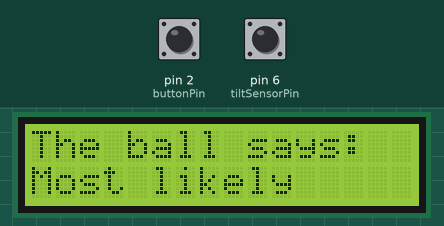
Recording of a sketch running on a simulated Arduino Uno, built with avr-gcc and run on an emulated ATmega328P. Shown: 16×2 character LCD. Inputs (shaded band) come from the test bench; at power-on: pin 2 (buttonPin) HIGH, pin 6 (tiltSensorPin) HIGH. Random numbers use the default seed unless the sketch sets one.

Above: at 1.2 s.
1.3 s: pin 2 (buttonPin) pulled LOW for 0.15 s
At 1.7 s:
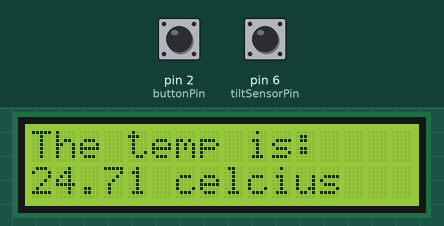
3.3 s: pin 6 (tiltSensorPin) driven LOW
At 4.5 s:
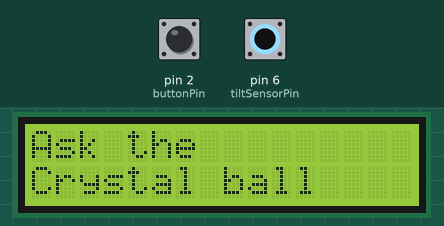
4.8 s: pin 6 (tiltSensorPin) driven HIGH
At 5.6 s:
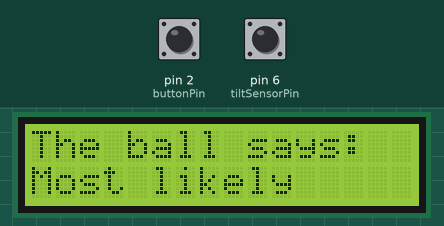
6.3 s: pin 6 (tiltSensorPin) pulsed LOW 5 times (0.12 s each, 0.3 s apart)
At 6.51 s:
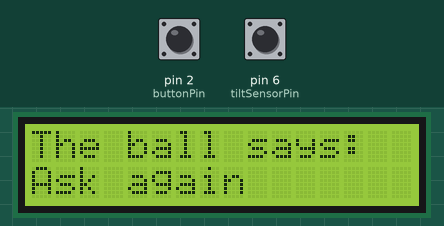
9.3 s: pin 6 (tiltSensorPin) pulsed LOW 2 times (0.12 s each, 0.3 s apart)
At 10.0 s:
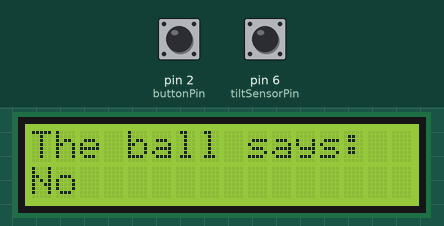
Timing chart, 0 to 12.3 s (numbered marks = the images above; inputs shaded):
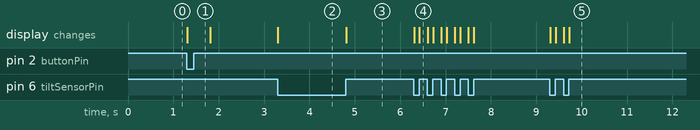

Measured:
- after the input at 1.3 s, the display: changes at once (image 1)
- after the input at 3.3 s, the display: changes at once (image 2)
- after the input at 4.8 s, the display: changes at once (image 3)
- after the input at 6.3 s, the display: first changes at once (image 4 shows a later state)
- after the input at 9.3 s, the display: first changes at once (image 5 shows a later state)

The sketch:

harjoitus_5_2.ino
```cpp
#include <LiquidCrystal.h>
int lcdColumns = 16;
int lcdRows = 2;

int buttonPin = 2;
int tempSensorPin = A0;
int tiltSensorPin = 6;
int reply = random(8);
volatile boolean buttonPressed = false;
boolean tiltSensorCurrentState;
boolean tiltSensorBasicState;
boolean startingStateIsActive = false;
boolean askingStateIsActive = false;

LiquidCrystal lcd(12, 11, 5, 4, 3, 7);

void setup()
{
  lcd.begin(lcdColumns, lcdRows);
  attachInterrupt(digitalPinToInterrupt(buttonPin), buttonInterrupt, FALLING);
  // for debugging
  Serial.begin(9600);
}

void loop()
{
  if (buttonPressed)
  {
    // Get the value, convert it and print it
    float temperature = ((5 * measureAdc() / 1024.0) - 0.5) * 100;
    printTemperature(temperature);
    buttonPressed = false;
  }

  // Check if sensor is on the original value
  if (tiltSensorCurrentState == tiltSensorBasicState)
  {
    if (!startingStateIsActive)
    {
      startingState();
    }
    reply = random(8);
  }
  // read the tilt sensor
  tiltSensorCurrentState = digitalRead(tiltSensorPin);
  if (tiltSensorCurrentState != tiltSensorBasicState)
  {
    if (!askingStateIsActive)
    {
      crystalBallSaysWhat(reply);
    }
    startingStateIsActive = false;
  }

}

// Prints out the standard promt
void startingState()
{
  lcd.clear();
  lcd.print("Ask the");
  lcd.setCursor(0, 1);
  lcd.print("Crystal ball");
  lcd.setCursor(0, 0);
  startingStateIsActive = true;
  askingStateIsActive = false;
}

// Prints out an answer
void crystalBallSaysWhat(int reply)
{
  askingStateIsActive = true;
  lcd.clear();
  lcd.setCursor(0, 0);
  lcd.print("The ball says:");
  lcd.setCursor(0, 1);
  switch(reply)
  {
	case 0:
	lcd.print("Yes");
	break;
	case 1:
	lcd.print("Most likely");
	break;
	case 2:
	lcd.print("Certainly");
	break;
	case 3:
	lcd.print("Outlook good");
	break;
	case 4:
	lcd.print("Unsure");
	break;
	case 5:
	lcd.print("Ask again");
	break;
	case 6:
	lcd.print("Doubtful");
	break;
	case 7:
	lcd.print("No");
	break;
  }
}

void buttonInterrupt()
{
  buttonPressed = true;
}

// Prints out the temperature
void printTemperature(float temp)
{
  lcd.clear();
  lcd.setCursor(0, 0);
  lcd.print("The temp is:");
  lcd.setCursor(0, 1);
  lcd.print(temp);
  lcd.print(" celcius");
  delay(500);
  startingStateIsActive = false;
  askingStateIsActive = false;
}

// Measures temperature
int measureAdc() {
  int adcReadings = 0;
  adcReadings = analogRead(tempSensorPin);
  return adcReadings;
}
```
